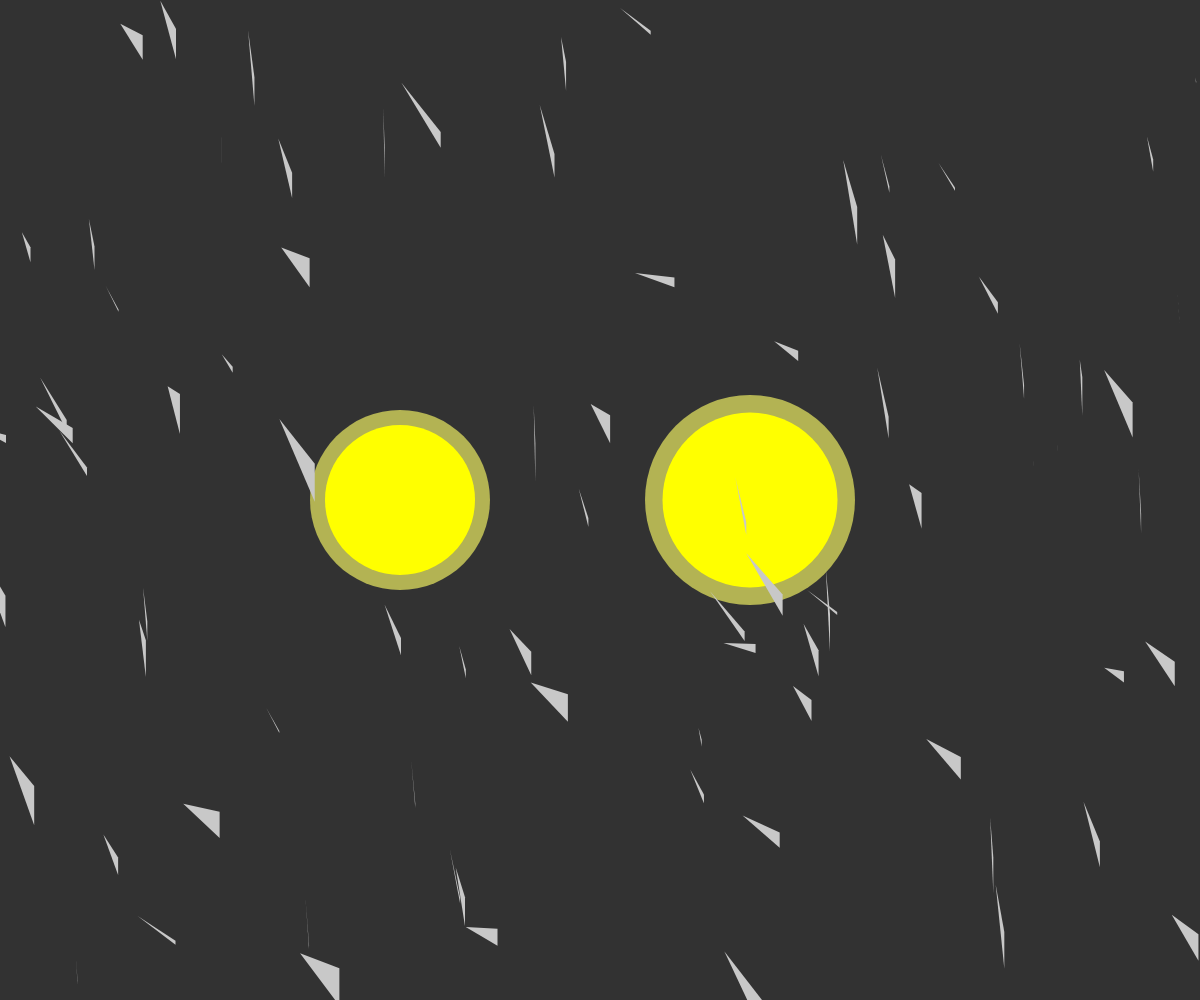
Frame 1 (no input)
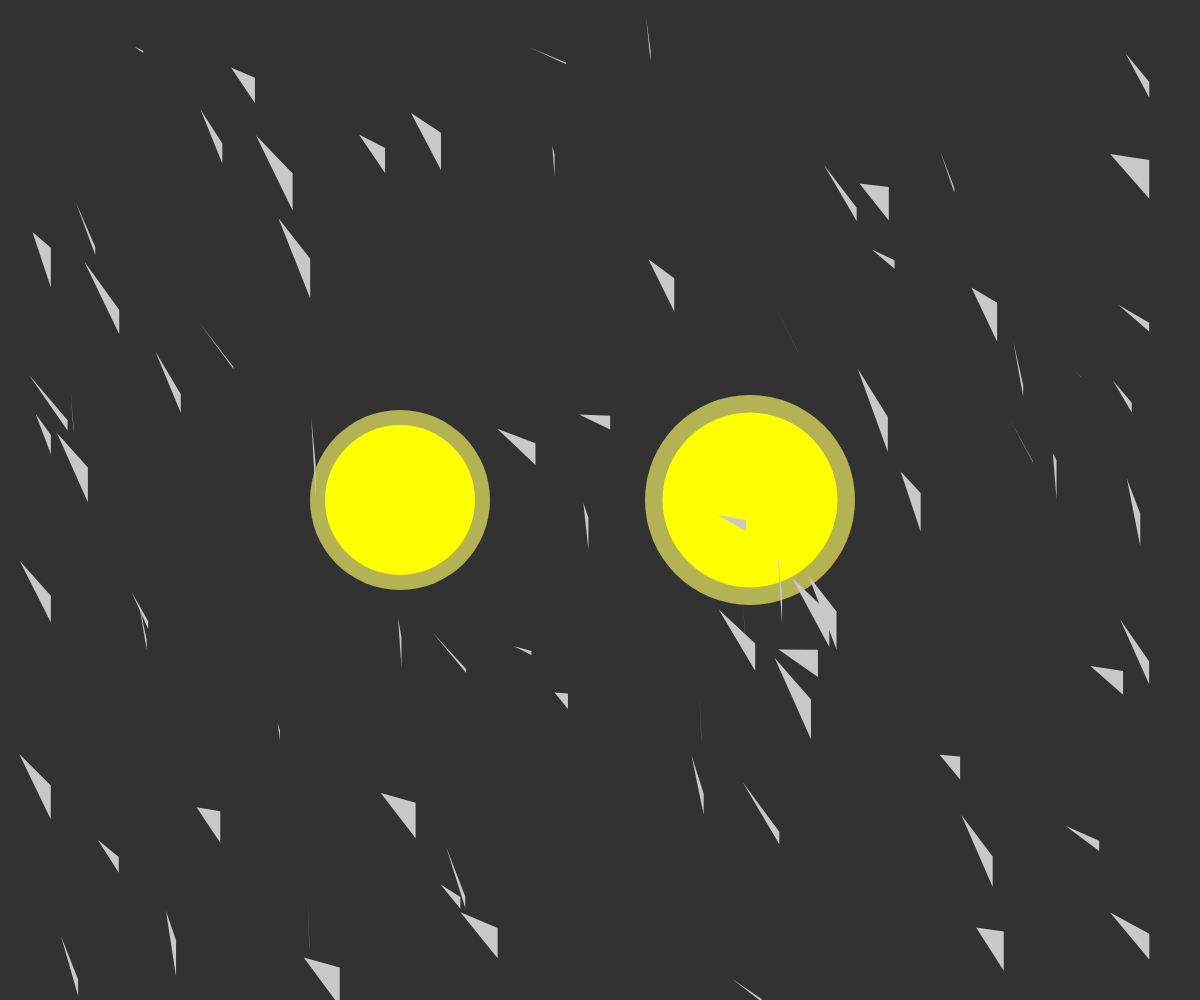
Frame 60 (no input)
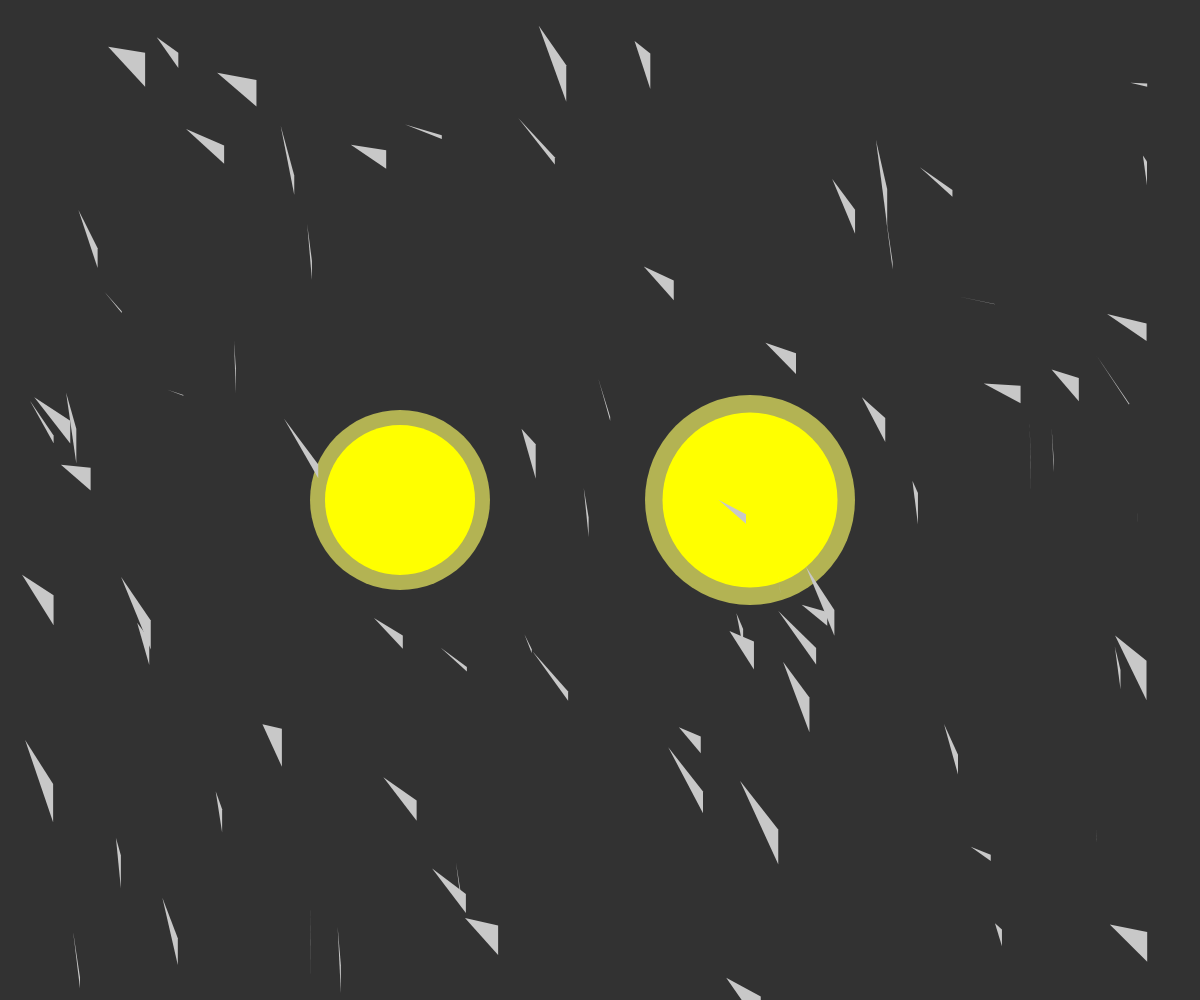
Frame 120 (the mouse pressed at the canvas centre since frame 60)

The p5.js sketch that drew these frames (run headless with seeded random() and noise() and a simulated clock; from frame 60 on, the mouse is pressed at the canvas centre):

// p5.js sketch
// ── sketch.js
var a = [];//stores planets
var b = [];//stores asteroids
var numB = 80;

function setup(){
	createCanvas(windowWidth,windowHeight);
	a[0] = new Attractor(width/2-200,height/2,6);
	a[1] = new Attractor(width/2+150, height/2, 7);

	for(var i=0; i<numB;i++){
		b[i] = new Mover(random(width),random(height), random(20,40));
	}
}

function draw(){
	background(50);
	a[0].display();
	a[1].display();
	//a[0].flicker();
	//a[1].flicker();

	for(var i=0;i<b.length;i++){
		b[i].display();
		b[i].update();
		b[i].checkEdges();
	}

	for(var i=0;i<a.length;i++){
		for(var j=0;j<b.length;j++){
			a[i].attract(b[j]);
		}
	}

}
// ── Attractor.js
function Attractor(x,y,m){
	this.x = x;
	this.y = y;
	this.m = m;
	this.g = 0.1;
	this.radius = this.m*30;
	this.l = createVector(this.x, this.y);

	this.display = function(){
		noStroke();
		fill(255,255,102, 160);
		ellipse(this.l.x, this.l.y, this.radius, this.radius);
		fill(255,255,0);
		ellipse(this.l.x, this.l.y, this.m*25, this.m*25);
	};

	this.attract = function(b){
		var force = p5.Vector.sub(this.l, b.l);
		var dst = force.mag();
		dst = constrain(dst, 25, 50);
		var c = (this.g*this.m*b.m)/(dst*dst);
		force.normalize();
		force.mult(c);
		b.applyForce(force);
	};

	this.flicker = function(){
		this.radius = random(this.m*30,this.m*30*1.2);
};
}
// ── Mover.js
function Mover(x,y,m){
	this.x = x;
	this.y = y;
	this.m = m;
	this.topSpeed = 20;
	this.l = createVector(this.x, this.y);
	this.velocity = createVector(0,0);//perlin noise
	this.acceleration = createVector(0,0);

	this.display = function(){
		noStroke();
		fill(200);
		//awkward triangle
		triangle(this.l.x, this.l.y+random(40), this.l.x, this.l.y, this.l.x-random(40), this.l.y-random(50));
	};

	this.applyForce = function(f){
		var force = p5.Vector.div(f, this.m);
		this.acceleration.add(force);
	};

	this.update = function(){
		this.velocity.add(this.acceleration);
		this.velocity.limit(this.topSpeed);
		this.l.add(this.velocity);
		this.acceleration.mult(0);	
	};

	this.checkEdges = function(){
		this.l.x = constrain(this.l.x,50,width-50);
		this.l.y = constrain(this.l.y,50,width-50);
	};

}
